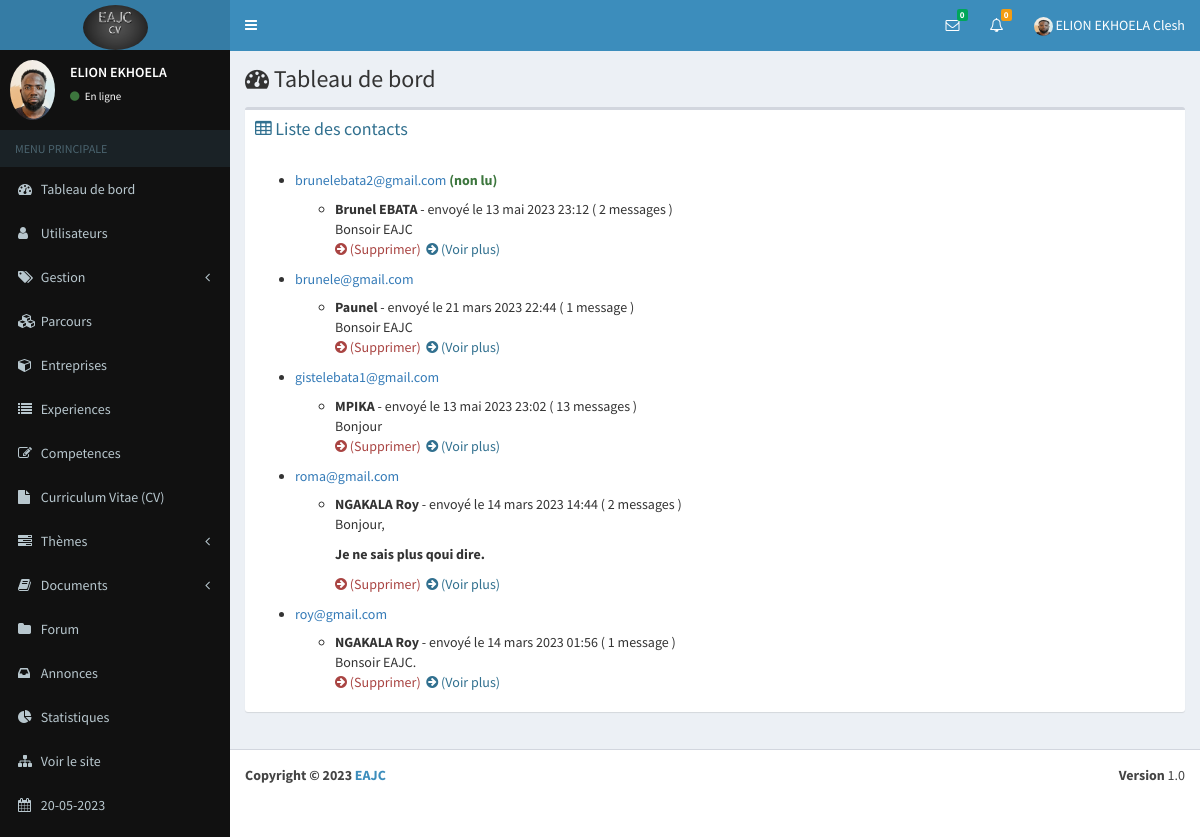
The app's page /eab/contacts (signed in) with its own data.
### eab/models.py (models this page shows, shortened)
class Parametre(models.Model):
    appname=models.CharField(max_length=100)
    appeditor=models.CharField(max_length=200)
    phone=models.CharField(max_length=200, null=True)
    email=models.CharField(max_length=200, null=True)
    version=models.CharField(max_length=10, null=True)
    devise=models.CharField(max_length=10, null=True)
    COLORS=[
        ('primary','primary'),
        ('info','info'),
        ('success','success'),
        ('danger','danger'),
        ('secondary','secondary'),
        ('dark','dark'),
    ]
    theme=models.CharField(max_length=200, null=True, choices=COLORS)
    logo=models.ImageField(upload_to="media", null=True, blank=True)
    width_logo=models.CharField(max_length=3, null=True)
    height_logo=models.TextField(max_length=3, null=True)

class Profile(models.Model):
    user=models.OneToOneField(User, on_delete=models.CASCADE)
    phone=models.CharField(max_length=100)
    address=models.TextField()
    photo=models.ImageField(upload_to="media", null=True, blank=True)
    SEX=[
        ('Masculin','Masculin'),
        ('Feminin','Feminin')
    ]
    gender=models.CharField(max_length=100, null=True, choices=SEX)
    droitmes=models.BooleanField(default=False, null=True)
    status=models.BooleanField(default=False, null=True)
    apropos=models.TextField(null=True)
    profession=models.CharField(max_length=50, null=True)
    VARIABLE=[
        ('Visible','Visible'),
        ('Invisible','Invisible')
    ]
    vform=models.CharField(max_length=100, null=True, choices=VARIABLE, default="Visible")
    vep=models.CharField(max_length=100, null=True, choices=VARIABLE)
    vcomp=models.CharField(max_length=100, null=True, choices=VARIABLE)
    vaform=models.CharField(max_length=100, null=True, choices=VARIABLE)
    priority=models.BooleanField(null=True,default=False)

class Contact(models.Model):
    name=models.CharField(max_length=100)
    email=models.EmailField()
    subject=models.TextField()
    message=models.TextField(null=True)
    datecontact=models.DateTimeField(null=True, blank=True, auto_now_add=True)
    statut=models.IntegerField(null=True)
    codes=models.CharField(max_length=300, null=True)
    status=models.IntegerField(null=True)
    statutdel=models.IntegerField(null=True, default=0)

### app_auth/decorator.py (the view)
        def wrapper_func(request, *args, **kwargs):
            group=None
            if request.user.groups.exists():
                group=request.user.groups.all()[0].name
            if group in allowed_roles:
                return view_func(request, *args, **kwargs)
            else:
                return HttpResponse("Vous n'êtes pas autorisés à acceder à cette page")

### app_auth/decorator.py (called while the page is built)
def allowed_users(allowed_roles=[]):
    def decorator(view_func):
        def wrapper_func(request, *args, **kwargs):
            group=None
            if request.user.groups.exists():
                group=request.user.groups.all()[0].name
            if group in allowed_roles:
                return view_func(request, *args, **kwargs)
            else:
                return HttpResponse("Vous n'êtes pas autorisés à acceder à cette page")
        return wrapper_func
    return decorator

### eab/views.py (called while the page is built, shortened)
def parametre():
    try:
        parametre=Parametre.objects.all()[0]
    except Exception as e:
        parametre=None
    if parametre == None :
        return redirect("maintenance")
    else:
        return parametre

def new_message( request):
    contacts=Contact.objects.filter(statut=0, status=1).order_by("-id")
    tabUsers=[]
    tabIdUser=[]
    for contact in contacts:
        diccode=eval(contact.codes)
    tab=[]
    for i in tabIdUser:
        if i not in tab:
            tab.append(i)
    dic={}
    for i in tab:
        nombre=0
        for k in tabIdUser:
            if i==k:
                nombre=nombre+1
        dic[i]=nombre
    tabMessages=[]
    tabs=[]
    return tabMessages

def nbnew_message(request):
    contacts=Contact.objects.filter(statut=0, status=1).order_by("-id")
    count=0
    for contact in contacts:
        diccode=eval(contact.codes)
        if int(diccode["user1"])==request.user.id:
            count=count+1
    return count

def nbnew_answer(request):
    questions=Question.objects.filter(user_id=request.user.id)
    number=0
    for question in questions:
        answers=Answer.objects.filter(question_id=question.id, status=0)
        for answer in answers:
            if answer.user_id != request.user.id:
                number+=1
    return number

### eab/templates/contact/contacts.html (shortened to what this page needs)
{% extends 'global/base.html' %}
{% block content %}
<div class="content-wrapper">
    <section class="content-header">
      <h1>
        <i class="fa fa-dashboard"></i> Tableau de bord
      </h1>
    </section>
    <section class="content">
      <div class="row">
        <div class="col-xs-12">
          <div class="box">
            <div class="box-header">
                <h6 class="box-title text-info"><i class="fa fa-table"></i> Liste des contacts</h6>
            </div>
            <div class="box-body">
                            {% regroup listeContact by email as email_list %}
                            <ul>
                            {% for email in email_list %}
                                <li>
                                    <h5 class="text-primary">{{ email.grouper }} <b class="text-success">(non lu)</b></h5>
                                    <ul>
                                        {% for contact in email.list %}
                                          <li><b>{{ contact.name }}</b> - envoyé le {{ contact.datecontact }}
                                            <span>(
                                            {% if contact.effectif > 1 %}
                                                {{ contact.effectif }} messages
                                            {% else %}
                                                {{ contact.effectif }} message
                                            {% endif %} )
                                          </span>
                                          </li>
                                          <span>{{ contact.message|safe|truncatewords:10 }}</span>
                                          <p>
                                              <a class="text-danger" href="#" data-toggle="modal" data-target="#contactModal{{ contact.id }}"><i class="fa fa-arrow-circle-right"></i> (Supprimer)</a>&nbsp;
                                              <a href="{% url 'contact/details_contact' contact.email %}" class="text-info"><i class="fa fa-arrow-circle-right"></i> (Voir plus)</a>
                                          </p>
                                        {% endfor %}
                                    </ul>
                                </li>
                            {% endfor %}
                            </ul>
                            {% regroup listeContact2 by email as email_list %}
                            <ul>
                            {% for email in email_list %}
                                <li>
                                    <h5 class="text-primary">{{ email.grouper }}</h5>
                                    <ul>
                                        {% for contact in email.list %}
                                          <li><b>{{ contact.name }}</b> - envoyé le {{ contact.datecontact }}
                                            <span>(
                                            {% if contact.effectif > 1 %}
                                                {{ contact.effectif }} messages
                                            {% else %}
                                                {{ contact.effectif }} message
                                            {% endif %} )
                                          </span>
                                          </li>
                                          <span>{{ contact.message|safe|truncatewords:10 }}</span>
                                          <p>
                                              <a class="text-danger" href="#" data-toggle="modal" data-target="#contactModal{{ contact.id }}"><i class="fa fa-arrow-circle-right"></i> (Supprimer)</a>&nbsp;
                                              <a href="{% url 'contact/details_contact' contact.email %}" class="text-info"><i class="fa fa-arrow-circle-right"></i> (Voir plus)</a>
                                          </p>
                                        {% endfor %}
                                    </ul>
                                </li>
                            {% endfor %}
                            </ul>
                        </div>
                    </div>
            </div>
        </div>
    </section>
</div>
{% endblock %}

### eab/templates/global/navbar.html (shortened to what this page needs)
{% load static %}
<header class="main-header">
    <a href="{% url 'dashboard' %}" class="logo">
        {% if parametre.logo %}
        <img class="img-circle" src="{{ parametre.logo.url }}" width="{{ parametre.width_logo }}" height="{{ parametre.height_logo }}" alt="EAJC">
        {% else %}
        <h3><b>EAJC</b></h3>
        {% endif %}
    </a>
    <nav class="navbar navbar-static-top" role="navigation">
      <a href="#" class="sidebar-toggle" data-toggle="offcanvas" role="button">
      </a>
      <div class="navbar-custom-menu">
        <ul class="nav navbar-nav">
          <li class="dropdown messages-menu">
            <a href="#" class="dropdown-toggle" data-toggle="dropdown">
              <i class="fa fa-envelope-o"></i>
              <span class="label label-success">{{ count }}</span>
            </a>
          </li>
          <li class="dropdown notifications-menu">
            <a href="#" class="dropdown-toggle" data-toggle="dropdown">
              <i class="fa fa-bell-o"></i>
              <span class="label label-warning">{{ countanswer }}</span>
            </a>
          </li>
          <li class="dropdown user user-menu">
            <a href="#" class="dropdown-toggle" data-toggle="dropdown">
                {% if request.user.profile.photo %}
                <img class="img-circle" width="19" height="19" src="{{ request.user.profile.photo.url }}" alt="...">
                {% else %}
                <img class="img-circle" width="19" height="19" src="{% static 'dist/img/user.png' %}" alt="...">
                {% endif %}
              <span class="hidden-xs">{{ user.last_name }} {{ user.first_name }}</span>
            </a>
          </li>
        </ul>
      </div>
    </nav>
  </header>

### eab/templates/global/_nav.html (shortened to what this page needs)
{% load static %}
<aside class="main-sidebar bg-black">
    <section class="sidebar">
      <div class="user-panel">
        <div class="pull-left image">
            {% if request.user.profile.photo %}
            <img class="img-circle" src="{{ request.user.profile.photo.url }}" alt="...">
            {% else %}
            <img class="img-circle" width="60" height="50" src="{% static 'dist/img/user.png' %}" alt="...">
            {% endif %}
        </div>
        <div class="pull-left info">
          <p>{{ user.last_name }}</p>
          <a href="{% url 'users/profile' %}"><i class="fa fa-circle text-success"></i> En ligne</a>
        </div>
      </div>
      <ul class="sidebar-menu">
        <li class="header">MENU PRINCIPALE</li>
        <li><a href="{% url 'dashboard' %}"><i class="fa fa-dashboard"></i> <span>Tableau de bord</span></a></li>
        {% for group in request.user.groups.all %}
        {% if group.name == "admin" %}
        <li class="treeview">
          <a href="#">
            <i class="fa fa-user"></i>
            <span>Utilisateurs</span>
          </a>
        </li>
        <li class="treeview">
            <a href="#">
              <i class="fa fa-tags"></i> <span>Gestion</span>
              <i class="fa fa-angle-left pull-right"></i>
            </a>
        </li>
        <li><a href="{% url 'parcours/parcours' %}"><i class="fa fa-cubes"></i> Parcours</a></li>
        <li><a href="{% url 'entreprise/entreprises' %}"><i class="fa fa-cube"></i> <span>Entreprises</span></a></li>
        <li><a href="{% url 'experience/experiences' %}"><i class="fa fa-list"></i> <span>Experiences</span></a></li>
        <li><a href="{% url 'competence/competences' %}"><i class="fa fa-edit"></i> <span>Competences</span></a></li>
        <li><a href="{% url 'cv/recap' %}"><i class="fa fa-file"></i> <span>Curriculum Vitae (CV)</span></a></li>
        <li class="treeview">
          <a href="#">
            <i class="fa fa-tasks"></i> <span>Thèmes</span>
            <i class="fa fa-angle-left pull-right"></i>
          </a>
        </li>
        <li class="treeview">
          <a href="#">
            <i class="fa fa-book"></i> <span>Documents</span>
            <i class="fa fa-angle-left pull-right"></i>
          </a>
        </li>
        <li><a href="{% url 'question/questions' %}"><i class="fa fa-folder"></i> <span>Forum</span></a></li>
        <li><a href="{% url 'annonce/annonces' %}"><i class="fa fa-inbox"></i> <span>Annonces</span></a></li>
        <li><a href="{% url 'statistique' %}"><i class="fa fa-pie-chart"></i> <span>Statistiques</span></a></li>
        <li><a href="{% url 'home' %}"><i class="fa fa-sitemap"></i> <span>Voir le site</span></a></li>
        <li><a href=""><i class="fa fa-calendar"></i> <span>{{ date|date:"d-m-Y" }}</span></a></li>
        {% endif %}
        {% endfor %}
      </ul>
    </section>
  </aside>

### eab/templates/global/footeradmin.html
<footer class="main-footer">
    <div class="pull-right hidden-xs">
      <b>Version</b> {{parametre.version}}
    </div>
    <strong>Copyright &copy; 2023 <a href="">{{parametre.appname}}</a></strong>
</footer>

### records on screen
Parametre: logo (picture), version "1.0", appname "EAJC"
Contact: grouper "brunelebata2@gmail.com", name "Brunel EBATA", datecontact "13 mai 2023 23:12", message "Bonsoir EAJC"
Contact: grouper "brunele@gmail.com", name "Paunel", datecontact "21 mars 2023 22:44", message "Bonsoir EAJC"
Contact: grouper "gistelebata1@gmail.com", name "MPIKA", datecontact "13 mai 2023 23:02", message "Bonjour"
Contact: grouper "roma@gmail.com", name "NGAKALA Roy", datecontact "14 mars 2023 14:44", message "Bonjour, Je ne sais plus qoui dire."
Contact: grouper "roy@gmail.com", name "NGAKALA Roy", datecontact "14 mars 2023 01:56", message "Bonsoir EAJC."

### other values on screen
{{ count }} "0"
{{ countanswer }} "0"
{{ user.last_name }} "ELION EKHOELA"
{{ user.first_name }} "Clesh"
{{ date|date:"d-m-Y" }} "20-05-2023"
{{ contact.effectif }} "2"
{{ contact.effectif }} "1" "1"
{{ contact.effectif }} "13" "2"
